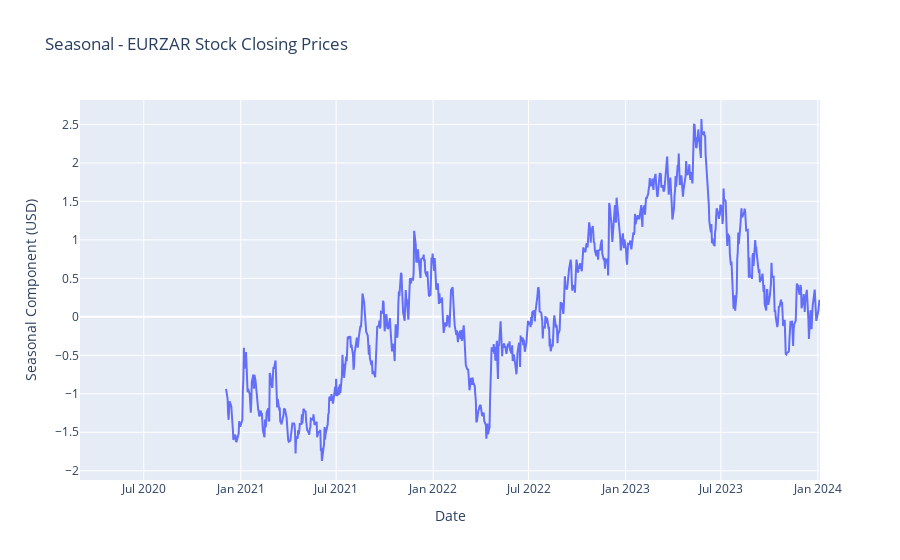

Write notebook code for a chart like this one.
### Code cell
# Calculate the trendline
trendline = data['close'].rolling(window=200).mean()

# Calculate the seasonal component by subtracting the trendline
seasonal_component = data['close'] - trendline

# Create the figure with only the seasonal component trace
fig = go.Figure()

# Add the seasonal component trace
fig.add_trace(go.Scatter(x=data.index, y=seasonal_component, mode='lines', name='Seasonal Component'))

# Update layout
fig.update_layout(title=f'Seasonal - {ticker} Stock Closing Prices',
                xaxis_title='Date',
                yaxis_title='Seasonal Component (USD)')

fig.show()

### Figure 1 — Plotly figure (JSON) as saved in the notebook; plotly's stock layout.template omitted (floating-point values rounded to 4 significant figures; data arrays with more than 128 entries replaced by an {"elided": "..."} marker saying what was removed)
{"data": [{"mode": "lines", "name": "Seasonal Component", "type": "scatter", "x": {"elided": "1000 str values"}, "y": {"elided": "1000 float values"}}], "layout": {"title": {"text": "Seasonal - EURZAR Stock Closing Prices"}, "xaxis": {"title": {"text": "Date"}}, "yaxis": {"title": {"text": "Seasonal Component (USD)"}}}}
